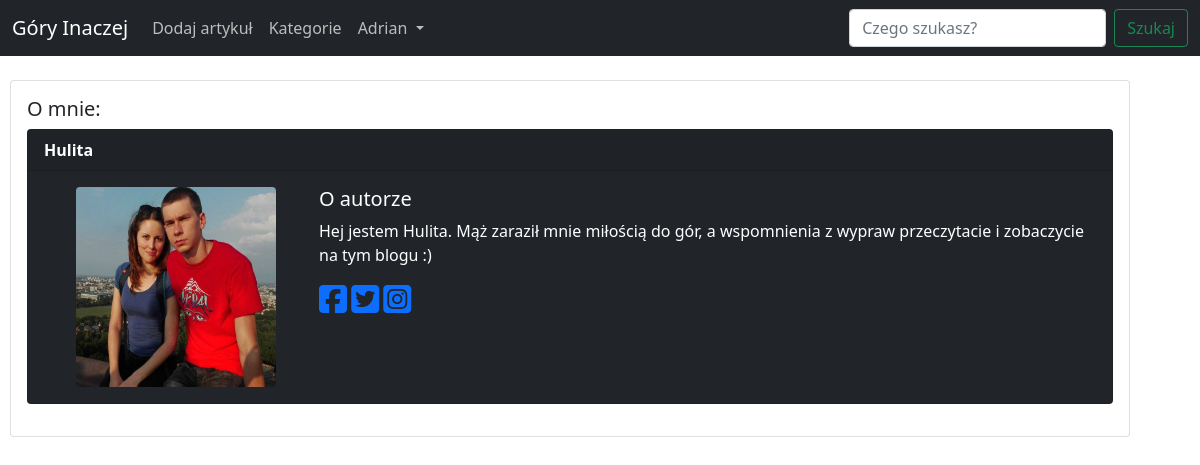
Screenshot of /auth/author_info/5/ (signed in) with the database file from the repository.
### blog/models.py (models this page shows, shortened)
class Profile(models.Model):
    user=models.OneToOneField(User,null=True,blank=True, on_delete=models.CASCADE)
    bio=models.TextField(null=True, blank=True)
    profile_pic=models.ImageField(null=True, blank=True, upload_to="images/profile_pic")
    facebook_url=models.CharField(max_length=200,null=True, blank=True)
    twitter_url=models.CharField(max_length=200,null=True, blank=True)
    instagram_url=models.CharField(max_length=200,null=True, blank=True)

### members/views.py (the view)
# urls.py: path('author_info/<int:pk>/',AuthorInfo.as_view(),name='author_info'),
class AuthorInfo(DetailView):
    model=Profile
    template_name = 'registration/user_info.html'
    def get_context_data(self, *args, **kwargs):
        context=super(AuthorInfo,self).get_context_data(*args,**kwargs)
        user_info=get_object_or_404(Profile,id=self.kwargs['pk'])
        context["user_info"]=user_info
        return context

### Templates/registration/user_info.html (shortened to what this page needs)
{% extends 'main.html' %}
{% load static %}
{% block body %}
<div class="card" style="width: 70rem;" xmlns="http://www.w3.org/1999/html">
    <div class="card-body">
        <h5>O mnie: </h5>
        <div class="card text-white bg-dark mb-3" style="max-width: 68rem;">
            <div class="card-header">
                <strong>{{user_info.user.username|title}}</strong></br>
            </div>
            <div class="card-body">
                 <div class="container">
                    <div class="row">
                        <div class="col">
                            {% if user_info.profile_pic %}
                                <img src="{{user_info.profile_pic.url}}" height="200" width="200" class="rounded" style="display:block;margin:auto" >
                            {% else %}
                                <img src="{% static 'unknown_user.jpg' %}" height="200" width="200" class="rounded" style="display:block;margin:auto" >
                            {% endif %}
                        </div>
                        <div class="col-9">
                            <h5 class="card-title">O autorze</h5>
                            {% if user_info.bio %}
                                <p class="card-text" style="text-align:justify;">{{user_info.bio|linebreaksbr}}</p>
                            {% else %}
                                 <p class="card-text">Autor nie dodal jeszcze informacji o sobie</p>
                            {% endif %}
                            {% if user_info.facebook_url %}
                                <a href="{{user_info.facebook_url}}"><i class="fab fa-facebook-square fa-2x"></i></a>
                            {% endif %}
                            {% if user_info.twitter_url %}
                                <a href="{{user_info.twitter_url}}"><i class="fab fa-twitter-square fa-2x"></i></a>
                            {% endif %}
                            {% if user_info.instagram_url %}
                                <a href="{{user_info.instagram_url}}"><i class="fab fa-instagram-square fa-2x"></i></a>
                            {% endif %}
                        </div>
                    </div>
                </div>
            </div>
        </div>
    </div>
</div>
{% endblock %}

### Templates/main.html (shortened to what this page needs)
<!DOCTYPE html>
{% load static %}
<link href="https://cdn.jsdelivr.net/npm/bootstrap@5.0.2/dist/css/bootstrap.min.css" rel="stylesheet">
<html lang="en">
<head>
</head>
<body style="background-image:url({% static 'background.png' %});background-repeat: no-repeat;">
<nav class="navbar navbar-expand-lg navbar-dark bg-dark">
  <div class="container-fluid">
    <a class="navbar-brand" href="{% url 'main' %}">Góry Inaczej</a>
    <div class="collapse navbar-collapse" id="navbarSupportedContent">
      <ul class="navbar-nav me-auto mb-2 mb-lg-0">
        <li class="nav-item">
          {% if user.is_authenticated %}
          <a class="nav-link active" style="color:#BDBDBD" aria-current="page" href="{% url 'create' %}">Dodaj artykuł</a>
          {% endif %}
        </li>
        <li class="nav-item">
          <a class="nav-link active" style="color:#BDBDBD" aria-current="page" href="{% url 'show_categories' %}">Kategorie</a>
        </li>
        {% if user.is_authenticated %}
        <li class="nav-item dropdown">
          <div class="sms-button"  role="button" data-toggle="dropdown" aria-haspopup="true" aria-expanded="false">
            <a class="nav-link dropdown-toggle" style="color:#BDBDBD" href="#" id="navbarDropdown" role="button" data-bs-toggle="dropdown" aria-expanded="false">
             {{user.username|title}}
            </a>
          </div>
        </li>
        {% endif %}
      </ul>
      <form class="d-flex" method="POST" action="{% url 'search' %}">
        <input class="form-control me-2" type="search" name="search" placeholder="Czego szukasz?" aria-label="Search">
        <button class="btn btn-outline-success" type="submit">Szukaj</button>
      </form>
    </div>
  </div>
</nav>
<div style="margin-left:10px">
    {% block body %}{% endblock %}
</div>
</body>
</html>

### rows the page displays
Profile: user.username "Hulita", profile_pic (picture), bio "Hej jestem Hulita. Mąż zaraził mnie miłością do gór, a wspomnienia z wypraw przeczytacie i zobaczycie na tym blogu :)"

### other values shown
{{ user.username|title }} "Adrian"
